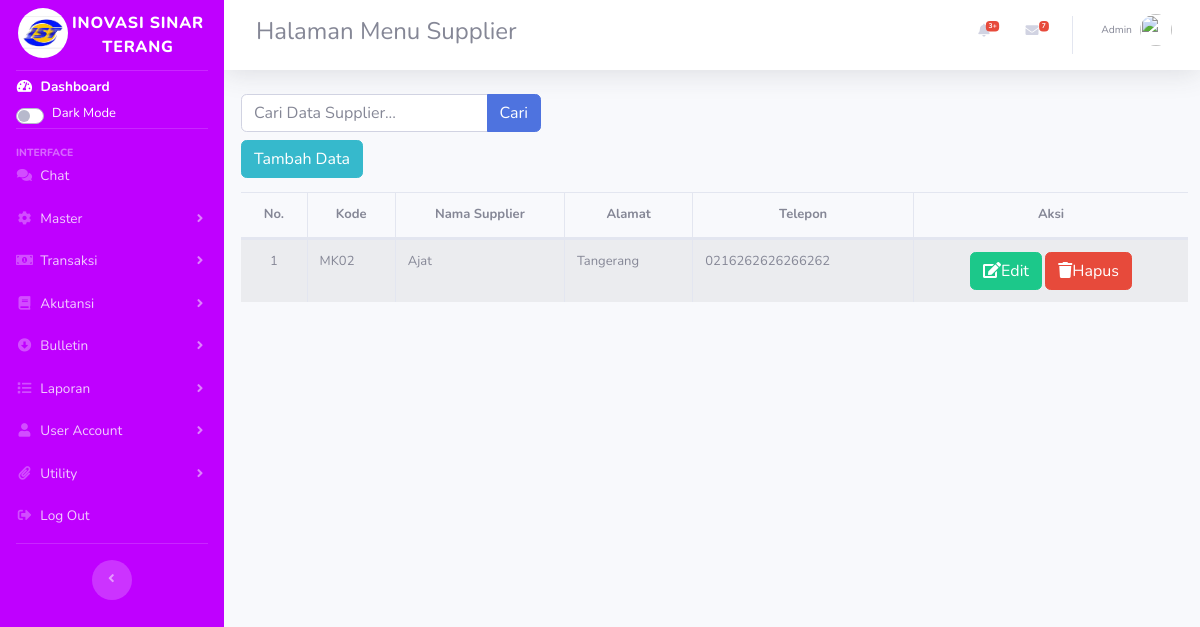
Page /index.php/supplier on the committed database.
### tables this page shows
CREATE TABLE `supplier` (
  `id` int(11) NOT NULL,
  `kode` varchar(50) NOT NULL,
  `nama` varchar(50) NOT NULL,
  `alamat` varchar(100) NOT NULL,
  `telepon` varchar(50) NOT NULL
);

### application/controllers/Supplier.php (called while the page is built, shortened)
<?php
class Supplier extends CI_Controller {
    public function __construct(){
        $this->load->model('M_supplier');
        $this->load->library('form_validation');
    }
    public function index(){
        $topik['judul'] = 'Halaman Menu Supplier';
        $data['supplier'] = $this->M_supplier->tampil_data();
        $this->load->view('templates/header',$topik);
        $this->load->view('supplier/index',$data);
        $this->load->view('templates/footer');
    }
}

### index.php (called while the page is built, shortened)
<?php
require_once BASEPATH.'core/CodeIgniter.php';

### application/models/M_supplier.php (called while the page is built, shortened)
<?php
class M_supplier extends CI_Model
{
    public function tampil_data(){
        return $this->db->get('supplier')->result_array();
    }
}

### application/views/supplier/index.php (the view, shortened to what this page needs)
<div class="content-wrapper col-12">
<section class="content-header ml mt-2 auto">
<div style="margin-left:5px">
<div class="">
<h2>
        <form action="" method="post" style="width:300px;">
            <div class="input-group">
            <input type="text" name="keyword" id="" placeholder="Cari Data Supplier..." class="form-control" autocomplete="off">
            <div class="input-group-append">
                <button type="submit" class="btn btn-primary">Cari</button>
            </div>
            </div>
        </form>
</h2>
<a href="<?= base_url('supplier/tambah');?>" class="btn btn-info mb-2">Tambah Data</a>
<div class="table-responsive">
<table id="mytable" class="table table-striped table-bordered table-hover table-full-width dataTable" cellspacing="0" width="" style="font-size: small;">
        <thead>
            <tr style="text-align:center">
                <th>No.</th>
                <th>Kode</th>
                <th>Nama Supplier</th>
                <th>Alamat</th>
                <th>Telepon</th>
                <th>Aksi</th>
            </tr>
        </thead>
        <tbody>
            <?php $i=1;?>
            <?php foreach ($supplier as $erp): ?>
            <tr>
                <td style="text-align:center">
                    <?php echo $i;?>
                </td>
                <td>
                    <?php echo $erp['kode'] ?>
                </td>
                <td width="">
                    <?php echo $erp['nama'] ?>
                </td>
                <td width="">
                    <?php echo $erp['alamat'] ?>
                </td>
                <td width="">
                    <?php echo $erp['telepon'] ?>
                </td>
                <td style="text-align:center">
                    <a href="<?php echo base_url();?>supplier/edit/<?= $erp['id'];?>" class="btn btn-success" style=""><i class="fa fa-edit"></i>Edit</i></a>
                    <a href="<?= base_url();?>supplier/hapus/<?= $erp['id'];?>" class="btn btn-danger " style="" onclick="return confirm('Yakin ingin dihapus?');"><i class="fa fa-trash"></i>Hapus</a>
                </td>
            </tr>
            <?php $i++;?>
            <?php endforeach; ?>
        </tbody>
    </table>
    </div>
</div>

### rows in the picture
supplier: kode "MK02", nama "Ajat", alamat "Tangerang", telepon "0216262626266262"

### other values in the picture
$judul "Halaman Menu Supplier"
